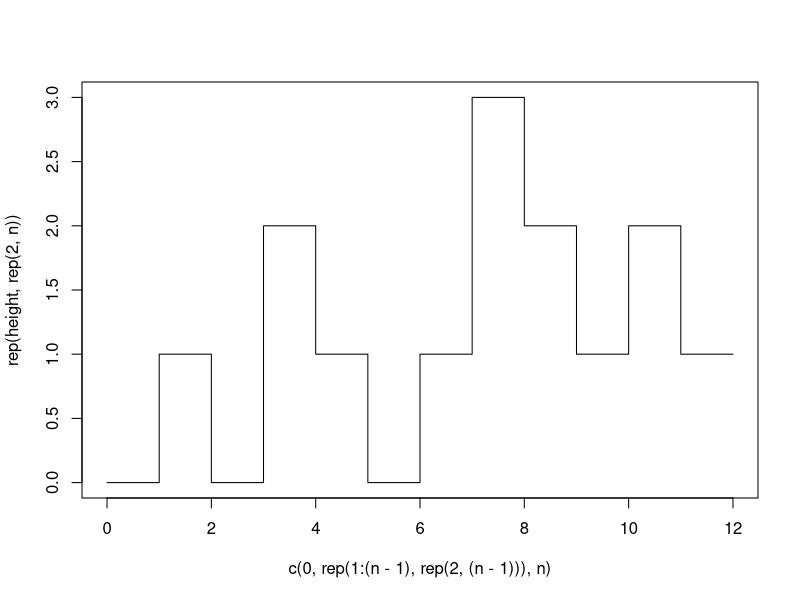
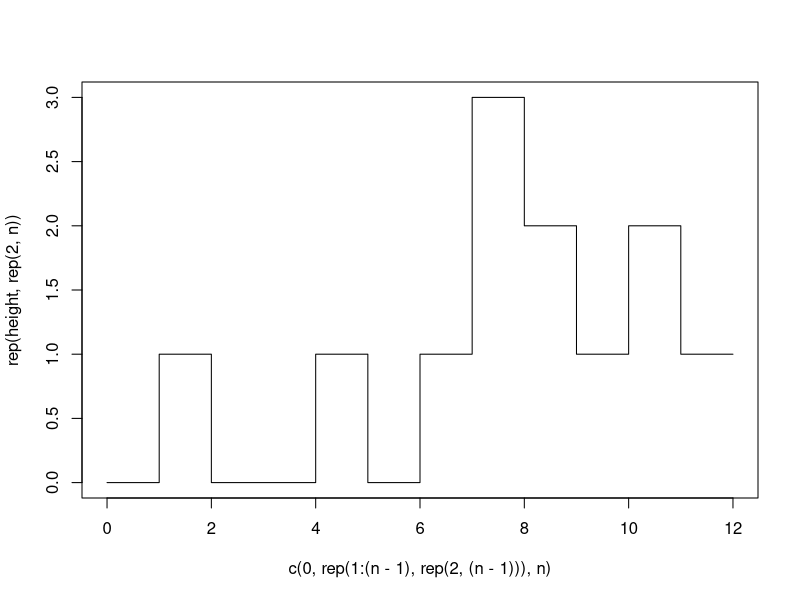

Write the R code that produced these figures, in order.
##########31. Next Permutation##########
nextPermutation<- function(nums) {
  n<- length(nums)
  i<- n
  while(nums[i] <= nums[i-1]) {
    i<- i-1
  }
  if(i!=n) {
    ex<- nums[i:n]
    index<- which.min(ex[ex>nums[i-1]])
    a<- nums[i-1]
    nums[i-1]<- ex[index]
    ex[index]<- a
    ex<- sort(ex)
    return(c(nums[1:(i-1)], ex))
  }
  else {
    a<- nums[n]
    nums[n]<- nums[n-1]
    nums[n-1]<- a
    return(nums)
  }
}
nums<- c(6, 5, 4, 8, 7, 5, 1)
nextPermutation(nums)
nextPermutation(c(1,1,5))

##########32. Longest Valid Parentheses##########
Valid_Parentheses<- function(str) {
  punct_front<- c("(", "[", "{")
  punct_back<- c(")", "]", "}")
  x<-unlist(strsplit(str, split = ""))
  index_front<- which(x%in%punct_front)
  index_back<- which(x%in%punct_back)
  judge<- 0
  if(length(index_front)==length(index_back)) {  
    if(sum(index_front > index_back)==0) {
      judge<- 1
      n<- length(index_front)
      for(i in 1:n) {
        x_front<- x[index_front[n+1-i]]
        i_back<- min(index_back[index_back>index_front[n+1-i]])
        if(which(x_front %in% punct_front)!=
           which(x[i_back] %in% punct_back)) {
          judge<- 0
          break
        }
      }
    }
  }
  return(as.logical(judge))
}

longestValidParentheses<- function(s) {
  n<- nchar(s)
  ans<- ""
  for(i in 1:(n-1)) {
    for(j in (i+1):n) {
      x<- substr(s, start = i, stop = j)
      judge<- Valid_Parentheses(x)
      if(judge & nchar(x)>nchar(ans)) {ans<- x}
    }
  }
  return(list(ans, nchar(ans)))
}
longestValidParentheses(")()())")
longestValidParentheses("(()")

##########33. Search in Rotated Sorted Array##########
search<- function(nums, target) {
  return(ifelse(target %in% nums, which(target == nums), -1))
}
search(c(4,5,6,7,0,1,2), 6)
search(c(4,5,6,7,0,1,2), 8)

##########34. Search for a Range##########
searchRange<- function(nums, target) {
  if(target %in% nums) {return(which(nums == target))}
  else {return(c(-1,-1))}
}
searchRange(c(5, 7, 7, 8, 8, 10), 8)
searchRange(c(5, 7, 7, 8, 8, 10), 2)

##########35. Search Insert Position##########
searchInsert<- function(nums, target) {
  if(!(target %in% nums)) {nums<- sort(c(nums, target))}
  return(which(nums==target)-1)
}
n<- c(1,3,5,6)
searchInsert(n, 5)
searchInsert(n, 2)
searchInsert(n, 7)
searchInsert(n, 0)

##########36. Valid Sudoku##########
isValidSudoku<- function(sudoku) {
  valid<- function(nums) {
    nums<- as.numeric(nums[-which(nums==".")])
    judge<- 0
    if(sum(duplicated(nums))==0) {
      if(sum(nums>9)==0) {
        judge<- 1
      }
    }
    return(judge)
  }
  j1<- NULL
  for(i in c(1,3,6)) {
    for(j in c(1,3,6)) {
      x<- c(sudoku[i,j:(j+2)], sudoku[(i+1),j:(j+2)],
            sudoku[(i+2), j:(j+2)])
      j1<- rbind(j,valid(x))
    }
  }
  j2<- apply(sudoku, 1, valid)
  j3<- apply(sudoku, 2, valid)
  if(sum(!j1,!j2,!j3)==0) {return("is valid")}
  else {return("not valid")}
}

sudoku<- matrix(c(5,6,".",8,4,7,".",".",".",
              3,".",9,".",".",".",6,".",".",
              ".",".",8,".",".",".",".",".",".",
              ".","1",".",".","8",".",".","4",".",
              "7","9",".","6",".","2",".","1","8",
              ".","5",".",".","3",".",".","9",".",
              ".",".",".",".",".",".","2",".",".",
              ".",".","6",".",".",".","8",".","7",
              ".",".",".",3,1,6,".",5,9), nrow = 9)
isValidSudoku(sudoku)

sudoku2<- matrix(c(8,6,".",8,4,7,".",".",".",
                  3,".",9,".",".",".",6,".",".",
                  ".",".",8,".",".",".",".",".",".",
                  ".","1",".",".","8",".",".","4",".",
                  "7","9",".","6",".","2",".","1","8",
                  ".","5",".",".","3",".",".","9",".",
                  ".",".",".",".",".",".","2",".",".",
                  ".",".","6",".",".",".","8",".","7",
                  ".",".",".",3,1,6,".",5,9), nrow = 9)
isValidSudoku(sudoku2)

##########37. Sudoku Solver##########

##########38. Count and Say##########
countAndSay<- function(n) {
  count<- function(nums) {
    nums<- unlist(strsplit(as.character(nums), split = ""))
    n<- length(nums)
    l<- 1
    a<- 1
    b<- nums[1]
    for(i in 1:(n-1)) {
      if(nums[i+1]==nums[i]) {
        a[l]<- a[l]+1
        b[l]<- nums[i]
        }
      else {
        l<- l+1
        a[l]<- 1
        b[l]<- nums[i+1]
        }
    }
    return(as.numeric(paste(a, b,sep = "", collapse = "")))
  }
  if(n==1) {return(1)}
  if(n==2) {return(11)}
  else {
    ans<- 11
    for(i in 2:(n-1)) {
      ans<- count(ans)
    }
  }
  return(ans)
}
countAndSay(4)
countAndSay(5)
countAndSay(6)
countAndSay(7)

##########39. Combination Sum##########
combinationSum<- function(candidates, target) {
  library(gtools)
  candidates<- sort(candidates)
  n<- floor(target/candidates[1])
  ans<- vector("list")
  k<- 1
  for(i in 1:n) {
    index<- permutations(n=length(candidates),r=i, repeats.allowed = T)
    ans[[k]]<- candidates[index[which(rowSums(matrix(candidates[index],ncol = i))
            == target),]]
    if(length(ans[[k]])==0) {next}
    else {
      ans[[k]]<- t(apply(matrix(ans[[k]], ncol = i), 1, sort))
      ans[[k]]<- ans[[k]][!duplicated(ans[[k]]),]
      k<- k+1
    }
  }
  return(ans)
}
combinationSum(c(2,3,6,7), 7)
combinationSum(c(2,3,6,7), 6)
combinationSum(c(2,3,6,7), 15)

##########40. Combination Sum II##########
combinationSum2<- function(candidates, target) {
  library(gtools)
  candidates<- sort(candidates)
  n<- length(candidates)
  ans<- vector("list")
  k<- 1
  for(i in 1:n) {
    index<- permutations(n=n,r=i)
    ans[[k]]<- candidates[index[which(rowSums(matrix(candidates[index],ncol = i))
                                      == target),]]
    if(length(ans[[k]])==0) {next}
    else {
      ans[[k]]<- t(apply(matrix(ans[[k]], ncol = i), 1, sort))
      ans[[k]]<- ans[[k]][!duplicated(ans[[k]]),]
      k<- k+1
    }
  }
  return(ans)
}
combinationSum2(c(10, 1, 2, 7, 6, 1, 5), 8)
combinationSum(c(2,3,6,7), 6)
combinationSum(c(2,3,6,7), 15)

##########41. First Missing Positive#########
firstMissingPositive<- function(nums) {
  nums<- sort(nums)
  f<- which(nums>0)[1] #extra constant space
  for(i in f:length(nums)) {
    if(nums[i]!= (i-f+1)) { break}
  }
  if(i==length(nums)) {return(i-f+2)}
  else {return(i-f+1)}
}
firstMissingPositive(c(3,1,2,0))
firstMissingPositive(c(3,4,-1,1,-2))

##########42. Trapping Rain Water#########
trap<- function(height) {
  n<- length(height)
  i<- 1
  max_left<-0
  max_right<- 0
  ans<- 0
  plot(c(0, rep(1:(n-1),rep(2,(n-1))), n), rep(height, rep(2,n)), type = "l")
  while(i<n) {
    if(height[i]<= height[n]) {
      max_left<- max(max_left, height[i])
      ans<- ans+(max_left- height[i])
      i<- i+1
    }
    else {
      max_right<- max(max_right, height[n])
      ans<- ans+(max_right- height[n])
      n<- n-1
    }
  }
  
  return(ans)
}
trap(c(0,1,0,2,1,0,1,3,2,1,2,1))
trap(c(0,1,0,0,1,0,1,3,2,1,2,1))

##########43. Multiply Strings##########
MultiplyStrings<- function(num1,num2) {
  n1<- length(num1)
  n2<- length(num2)
  mat<- matrix(0, nrow = n1*n2, ncol = n1+n2)
  n<- 1
  for(i1 in 1:n1) {
    for(i2 in 1:n2) {
      mat[n, (i1+i2-1)]<- (num1[i1]*num2[i2])%/%10
      mat[n, (i1+i2)]<- (num1[i1]*num2[i2])%%10
      n<- n+1
    }
  }
  k<- 1
  tens<- 0
  ans<- rep(0,(n1+n2))
  for(j in rev(1:(n1+n2))) {
    a<- sum(mat[,j])+tens
    tens<- a%/%10
    ans[k]<- a%%10
    k<- k+1
  }
  if(a >= 10) {ans[k]<- tens}
  return(rev(ans))
}
MultiplyStrings(c(1,9,7,9,9), c(9,9,8))

##########44. Wildcard Matching##########
isMatch<- function(s, p) {
  if(nchar(p)<= nchar(s)) {
    expr<- unlist(strsplit(p ,split = ""))
    expr<- ifelse(expr=="?", ".{1}", expr)
    expr<- ifelse(expr=="*", ".*", expr)
    expr<- paste(expr, collapse = "")
    if(regmatches(s, regexpr(pattern = expr, s))==s) {return(TRUE)}
    else {return(FALSE)}
  }
  else {return(FALSE)}
}
isMatch("aa","a")
isMatch("aa","aa")
isMatch("aa", "*")
isMatch("aab", "c*a*b")
isMatch("ab", "?*")

##########45. Jump Game II##########
jump<- function(nums) {
  n<- length(nums)
  a<- 1
  b<- 0
  k<- 0
  for(i in 1:n) {
    if(a<i) {
      a<- b
      k<- k+1
    }   
    b<- max(b, i+nums[i])
  }
  return(k)
}
jump(c(2,3,1,1,4))
jump(c(2,3,1,1,4,1,1))

##########46. Permutations##########

##########47. Permutations II##########

##########48. Rotate Image##########

##########49. Group Anagrams##########
groupAnagrams<- function(strs) {
  a<- sapply(strs, strsplit, split="")
  a<- lapply(a, sort)
  a<- unlist(lapply(a, paste, collapse=""))
  index<- lapply(unique(a), function(x) {which(a==x)})
  ans<- lapply(index, function(x) {strs[x]})
  return(ans)
}
groupAnagrams(c("eat", "tea", "tan", "ate", "nat", "bat"))

##########50. Pow(x, n)##########
myPow<- function(x, n) {
  if(n==1) {return(x)}
  else {
    if(n%%2==0) {return(Recall(x, n/2)*Recall(x, n/2))}
    else {return(x*Recall(x, n-1))}
  }
}
myPow(2,8)
myPow(3,3)

##########51. N-Queens##########
solveNQueens<- function(n) {
  library(gtools)
  index<- permutations(n=n, r=n)
  ans<- NULL
  for(k in 1:nrow(index)) {
    judge<- 1
    for(i in 1:(n-1)) {
      test<- abs(index[k, (i+1):n]-index[k,i])
      if(sum(test==c(1:(n-i)))!=0) {
        judge<- 0
        break
      }
    }
    if(judge==1 & i==(n-1)) {ans<- rbind(ans, index[k,])}
  }
  display<- apply(ans, 1, function(vec) {
    l<- length(vec)
    mat<- matrix(".",l,l)
    for(i in 1:l) {mat[i,vec[i]]<- "Q"}
    mat<- apply(mat, 1, paste, collapse="")
    return(mat)
  })
  colnames(display)<- paste("solution", 1:nrow(ans), sep = "")
  return(display)
}
solveNQueens(4)
solveNQueens(5)

##########52. N-Queens II##########
totalNQueens<- function(n) {
  ans<- solveNQueens(n)
  return(ncol(ans))
}
totalNQueens(4)
totalNQueens(5)

##########53. Maximum Subarray##########
maxSubArray<- function(nums) {
  n<- length(nums)
  ans<- 0
  for(i in 1:n) {
    for(j in 1:n) {
      s<- sum(nums[i:j])
      if(s>ans) {ans<- s
      index<- c(i,j)}
    }
  }
  return(nums[index[1]:index[2]])
}
maxSubArray(c(-2,1,-3,4,-1,2,1,-5,4))

##########54. Spiral Matrix##########
spiralOrder<- function(matrix) {
  m<- nrow(matrix)
  n<- ncol(matrix)
  if(is.null(m)) {ans<- matrix}
  else {
    if(m==2) {ans<- c(matrix[1,], rev(matrix[2,]))}
    else {
      mat<- matrix[-c(1,m),-c(1,n)]
      ans<- c(matrix[1, 1:n], matrix[2:m,n], 
            rev(matrix[m, 1:(n-1)]),
            rev(matrix[2:(m-1),1]), 
            Recall(mat))
    }
  }
  return(ans)
}
spiralOrder(matrix)
spiralOrder(matrix(1:8,4))

##########55. Jump Game##########
canJump<- function(nums) {
  n<- length(nums)
  judge<- 0
  for(i in 1:n) {
    max_now<- i+nums[i]
    if(max_now>=n) {judge<- 1}
    if(max_now<=i) {break}
  }
  return(as.logical(judge))
}

canJump(c(2,3,1,1,4))
canJump(c(3,2,1,0,1))

##########56. Merge Intervals##########
mergeintervals<- function(intervals) {
  n<- nrow(intervals)
  inter<- intervals[order(intervals[,1]),]
  ans<- NULL
  i<- 2
  while(i <= n) {
    if(inter[i,1] %in% inter[i-1,1]:inter[i-1,2])
    {
      new<- c(inter[i-1,1], max(inter[i-1,2], inter[i,2]))
      inter<- rbind(new, inter[-c(1,2),])
      n<- n-1
    }
    else {i<- i+1}
  }
  return(inter)
}
intervals<- rbind(c(1,3), c(2,6), c(8,10), c(15,18))
mergeintervals(intervals)



